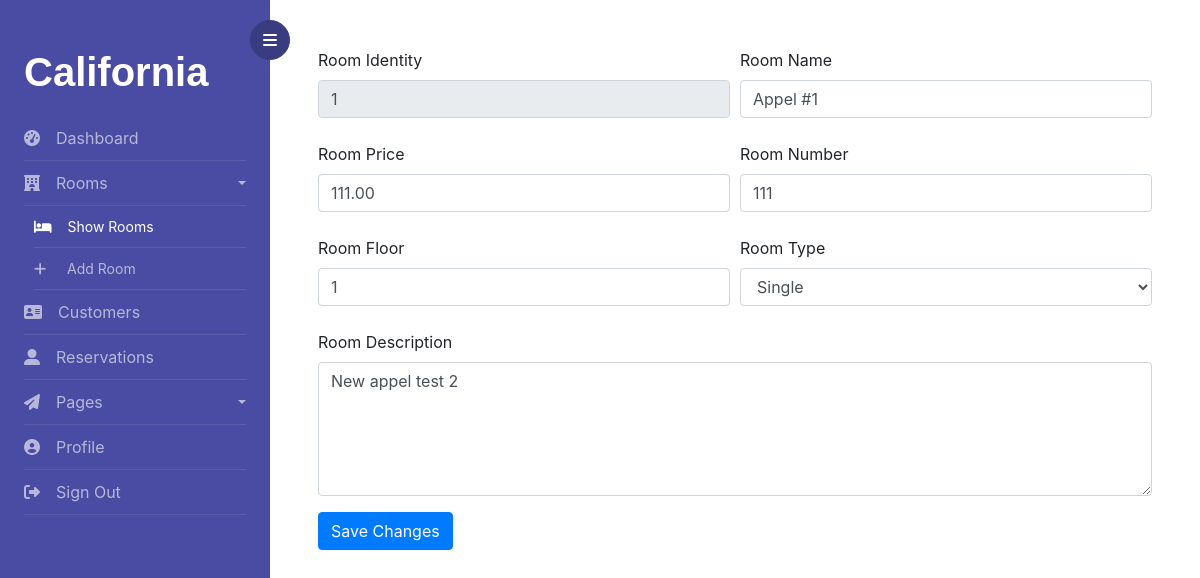
The app's page /update.php?id=1 (signed in) with its own data.
### tables this page shows
CREATE TABLE `rooms` (
  `room_id` int(11) NOT NULL,
  `room_name` varchar(50) NOT NULL,
  `room_price` decimal(11,2) NOT NULL,
  `room_number` int(11) NOT NULL,
  `room_floor` int(11) NOT NULL,
  `category_id` int(11) NOT NULL,
  `room_description` varchar(255) NOT NULL
);

CREATE TABLE `categories` (
  `category_id` int(11) NOT NULL,
  `category_name` varchar(100) NOT NULL
);

### public/class.php (called while the page is built, shortened)
<?php
class Database
{
    protected $hostname;
    protected $username;
    protected $password;
    protected $dbname;
    private $charset = 'utf8mb4';
    public function __construct($host, $user, $pass, $db)
    {
        $this->hostname = $host;
        $this->username = $user;
        $this->password = $pass;
        $this->dbname = $db;
    }
    public function connect()
    {
        $dsn = "mysql:host=$this->hostname;dbname=$this->dbname;charset=$this->charset";
        $options = [
            PDO::ATTR_ERRMODE            => PDO::ERRMODE_EXCEPTION,
            PDO::ATTR_DEFAULT_FETCH_MODE => PDO::FETCH_ASSOC,
            PDO::ATTR_EMULATE_PREPARES   => false,
        ];
        try {
            $this->pdo = new PDO($dsn, $this->username, $this->password, $options);
        } catch (\PDOException $e) {
            throw new \PDOException($e->getMessage(), (int) $e->getCode());
        }
    }
}
$db = new Database('localhost','root','','hotelcalifornia');

### public/update.php (the view, shortened to what this page needs)
<?php
require 'class.php';
$stmt = $db->pdo->prepare("SELECT * FROM categories INNER JOIN rooms ON categories.category_id = rooms.category_id WHERE room_id = :room_id");
$stmt->execute(array(':room_id'=>$_GET['id']));
$results = $stmt->fetch(PDO::FETCH_ASSOC);
?>
<!DOCTYPE html>
<html lang="en">
<head>
	<link rel="stylesheet" href="css/admin.css">
	<link rel="stylesheet" href="https://stackpath.bootstrapcdn.com/bootstrap/4.5.0/css/bootstrap.min.css">
</head>
<body>
	<div class="wrapper d-flex align-items-stretch">
		<nav id="sidebar">
			<div class="custom-menu">
				<button type="button" id="sidebarCollapse" class="btn btn-primary"><i class="fa fa-bars"></i><span class="sr-only">Toggle Menu</span></button>
			</div>
			<div class="p-4 pt-5">
			  <h1><span class="logo">California</span></h1>
				<ul class="list-unstyled components">
		  			<li>
						<a href="dashboard.php"><span class="fas fa-tachometer-alt mr-3"></span>Dashboard</a>
		  			</li>
                    <li>
					  	<a href="#submenuRooms" data-toggle="collapse" aria-expanded="false" class="dropdown-toggle"><span class="fas fa-hotel mr-3"></span>Rooms</a>
              			<ul class="collapse list-unstyled show" id="submenuRooms">
                			<li class="active">
                    			<a href="rooms.php?page=1"><i class="fas fa-bed mr-3"></i>Show Rooms</a>
							</li>
               	 			<li>
                    			<a href="create.php"><i class="fas fa-plus mr-3-alt"></i>Add Room</a>
                			</li>
						  </ul>
					</li>
		  			<li>
		  				<a href="customers.php"><span class="fas fa-address-card mr-3"></span>Customers</a>
					</li>
		  			<li>
		  				<a href="reservations.php"><span class="fas fa-user-alt mr-3"></span>Reservations</a>
		  			</li>
                    <li>
					  	<a href="#submenuPages" data-toggle="collapse" aria-expanded="false" class="dropdown-toggle"><i class="fa fa-paper-plane mr-3"></i>Pages</a>
					</li>
					<li>
						<a href="profile.php"><i class="fas fa-user-circle mr-3"></i>Profile</a>
					</li>
					<li>
						<a href="signout.php"><i class="fas fa-sign-out-alt mr-3"></i>Sign Out</a>
					</li>
				</ul>
	  		</div>
		</nav>
  		<div id="content" class="p-4 p-md-5 pt-5">
		  <form action="update.php?id=<?=$results['room_id']?>" method="post">
  					<div class="form-row">
						<div class="col">
							<label for="room_id">Room Identity</label>
							<input type="text" class="form-control" name="room_id" value="<?=$results['room_id']?>" readonly>
						</div>
   	 					<div class="col">
							<label for="room_name">Room Name</label>
							<input type="text" class="form-control" name="room_name" id="room_name" value="<?=$results['room_name']?>">
						</div>
					</div>
					<div class="form-row mt-4">
						<div class="col">
							<label for="room_price">Room Price</label>
							<input type="number" class="form-control" name="room_price" id="room_price" value="<?=$results['room_price']?>">
						</div>
						<div class="col">
							<label for="room_number">Room Number</label>
							<input type="number" class="form-control" name="room_number" id="room_number" value="<?=$results['room_number']?>">
						</div>
					</div>
					<div class="form-row mt-4">
						<div class="col">
							<label for="room_floor">Room Floor</label>
							<input type="number" class="form-control" name="room_floor" id="room_floor" value="<?=$results['room_floor']?>">
						</div>
						<div class="col">
							<label for="category_id">Room Type</label>
							<select name="category_id" class="form-control" id="category_id">
								<option hidden selected value="<?=$results['category_id']?>"><?=$results['category_name']?></option>
							</select>
						</div>
					</div>
					<div class="form-group mt-4">
						<label for="room_description">Room Description</label>
						<textarea name="room_description" class="form-control" id="room_description" rows="5"><?=$results['room_description']?></textarea>
					</div>
					<button type="submit" name="update_room" class="btn btn-primary">Save Changes</button>
				</form>
        </div>
	</div>
</body>
</html>

### public/css/admin.css (style rules this page uses)
* { padding: 0; margin: 0; }
body { font-family: "Poppins", Arial, sans-serif; font-size: 16px; line-height: 1.8; font-weight: normal; background: #fafafa; color: gray; }
a { -webkit-transition: 0.3s all ease; -o-transition: 0.3s all ease; transition: 0.3s all ease; color: #494ca2; }
button { -webkit-transition: 0.3s all ease; -o-transition: 0.3s all ease; transition: 0.3s all ease; }
h1, h2, h3, h4, h5, .h1, .h2, .h3, .h4, .h5 { line-height: 1.5; font-weight: 700; font-family: "Poppins", Arial, sans-serif; color: #000; }
.wrapper { width: 100%; }
#sidebar { min-width: 270px; max-width: 270px; background: #494ca2; color: #fff; -webkit-transition: all 0.3s; -o-transition: all 0.3s; transition: all 0.3s; position: relative; }
#sidebar h1 { margin-bottom: 20px; font-weight: 700; }
#sidebar h1 .logo { color: #fff; }
#sidebar ul.components { padding: 0; }
#sidebar ul li { font-size: 16px; }
#sidebar ul li > ul { margin-left: 10px; }
#sidebar ul li > ul li { font-size: 14px; }
#sidebar ul li a { padding: 10px 0; display: block; color: rgba(255, 255, 255, 0.6); border-bottom: 1px solid rgba(255, 255, 255, 0.1); }
#sidebar ul li.active > a { background: transparent; color: #fff; }
#sidebar .custom-menu { display: inline-block; position: absolute; top: 20px; right: 0; margin-right: -20px; -webkit-transition: 0.3s; -o-transition: 0.3s; transition: 0.3s; }
#sidebar .custom-menu .btn { width: 40px; height: 40px; border-radius: 50%; }
#sidebar .custom-menu .btn.btn-primary { background: #393c7f; border-color: #393c7f; }
.dropdown-toggle::after { display: block; position: absolute; top: 50%; right: 0; -webkit-transform: translateY(-50%); -ms-transform: translateY(-50%); transform: translateY(-50%); }
.dropdown-toggle::after { display: inline-block; margin-left: 0.255em; vertical-align: 0.255em; content: ""; border-top: 0.3em solid; border-right: 0.3em solid transparent; border-bottom: 0; border-left: 0.3em solid transparent; }
a[data-toggle="collapse"] { position: relative; }
#content { width: 100%; padding: 0; min-height: 100vh; -webkit-transition: all 0.3s; -o-transition: all 0.3s; transition: all 0.3s; }
.mr-3-alt { margin-right: 1.3rem!important; }

### records on screen
rooms: room_id "1", room_name "Appel #1", room_price "111.00", room_number "111", room_floor "1", category_id "Single", room_description "New appel test 2"
